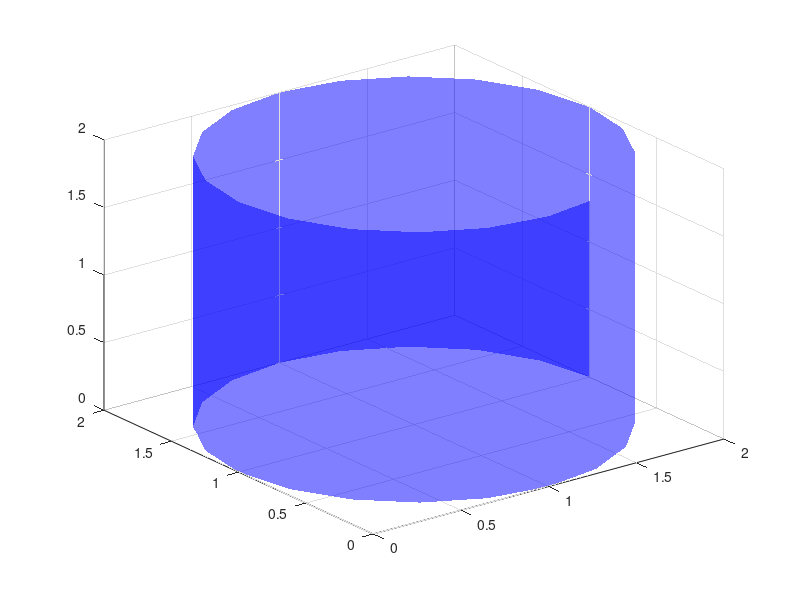

This figure's MATLAB source:
clc

r = 1;
h = 2;
x = 1;
y = 1;

[X, Y, Z] = cylinder(r);
surf(X + x, Y + y, Z * h, 'facecolor', 'b', 'FaceAlpha', 0.5, 'Edgecolor', 'none')